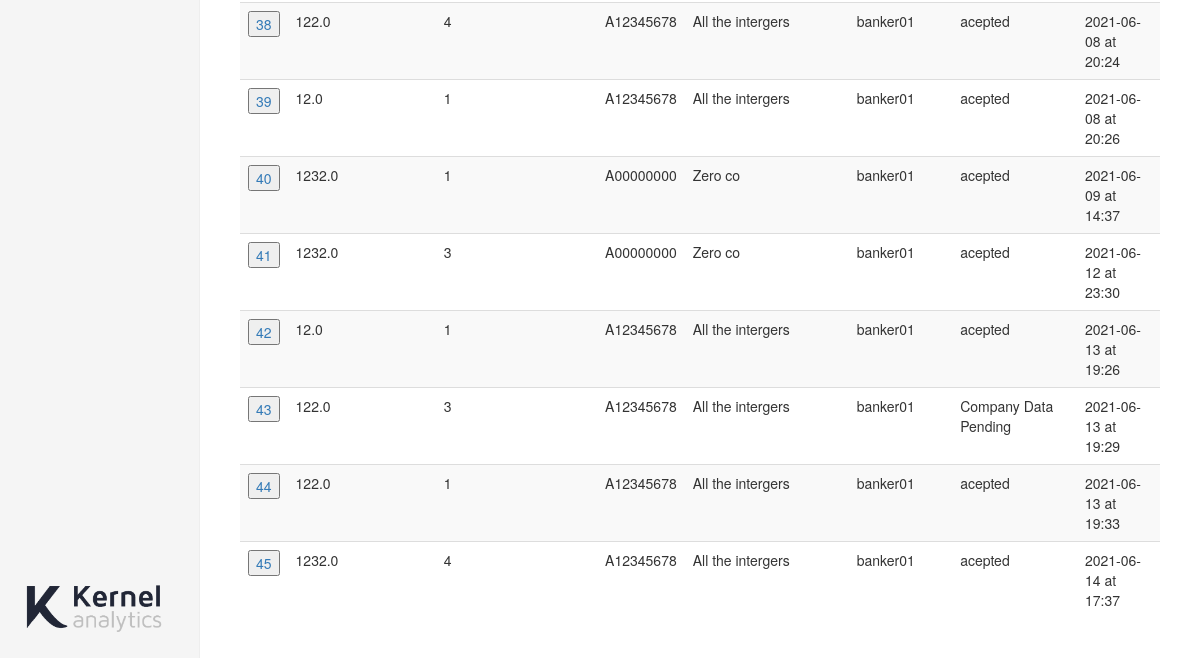
/currents (signed in, lower part), run on an earlier commit of the app's database.
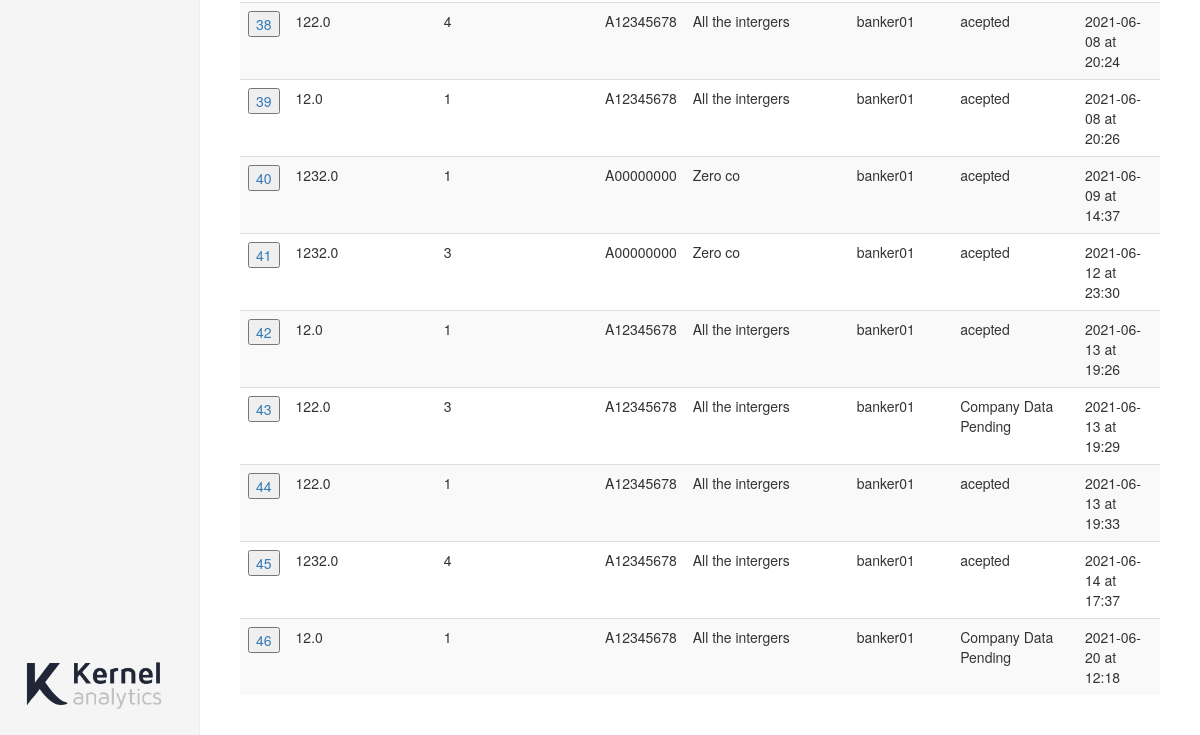
And on a later commit of the database.
### app.py (models this page shows)
class Loan(UserMixin, db.Model):
    id = db.Column(db.Integer, primary_key=True)
    loan_amount = db.Column(db.Float())
    number_of_installments = db.Column(db.Integer())
    username = db.Column(db.String(15))
    nif = db.Column(db.String(9))
    status = db.Column(db.String(15))
    monthly_payment = db.Column(db.Float())
    data_timestamp = db.Column(db.DateTime, default=datetime.utcnow)

class Company(UserMixin, db.Model):
    id = db.Column(db.Integer, primary_key=True)
    nif = db.Column(db.String(9))
    name = db.Column(db.String(50))
    cnae = db.Column(db.String(1))
    p10000 = db.Column(db.Float)
    p20000 = db.Column(db.Float)
    p40100_plus_40500 = db.Column(db.Float)
    p49100_plus_40800 = db.Column(db.Float)
    p31200_plus_32300 = db.Column(db.Float)
    ebitda_income = db.Column(db.Float)
    debt_ebitda = db.Column(db.Float)
    rraa_rrpp = db.Column(db.Float) # Leveraging - External Resources / Own Resources - Recursos Ajenos / recursos propios
    log_operating_income = db.Column(db.Float)
    return_on_assets = db.Column(db.Float)
    prob_default = db.Column(db.Float)
    username = db.Column(db.String(15))
    data_timestamp = db.Column(db.DateTime, default=datetime.utcnow)

### app.py (the view)
@app.route('/currents')
@login_required
def currents():
    order_history = db.session.query(Loan, Company).join(Company, Loan.nif == Company.nif).all()
    return render_template('currents.html', \
                            rows=order_history, \
                            name=current_user.username, \
                            bank_name=bank.name)

### app.py (called while the page is built)
@login_manager.user_loader
def load_user(user_id):
    return User.query.get(int(user_id))

### templates/currents.html (shortened to what this page needs)
{% extends "bootstrap/base.html" %}
{% import "bootstrap/wtf.html" as wtf %}
{% block styles %}
{{super()}}
<link rel="stylesheet" href="{{url_for('.static', filename='dashboard.css')}}">
{% endblock %}
{% block content %}
<div class="container-fluid">
  <div class="row">
    <div class="col-sm-3 col-md-2 sidebar">
      <div style="position: absolute; bottom: 20px;"><img src="{{url_for('.static', filename='ka-complete.png')}}"
          width="150px"></div>
    </div>
    <div class="col-sm-9 col-sm-offset-3 col-md-10 col-md-offset-2 main">
      <div class="table-responsive">
        <table id="myTable" class="table table-striped">
          <tbody>
            {% for row in rows %}
            <tr>
              <td><a>
                  <form action="/loan" method="POST">
                    <input type="submit" value={{ row.Loan.id }}>
                  </form>
                </a></td>
              <td> {{ row.Loan.loan_amount }}</td>
              <td> {{ row.Loan.number_of_installments }} </td>
              <td> {{ row.Loan.nif }} </td>
              <td> {{ row.Company.name }} </td>
              <td> {{ row.Loan.username }} </td>
              <td> {{ row.Loan.status }} </td>
              <td> {{ row.Loan.data_timestamp.strftime('%Y-%m-%d at %H:%M') }} </td>
            </tr>
            {% endfor %}
          </tbody>
        </table>
      </div>
    </div>
  </div>
</div>
{% endblock %}

### static/dashboard.css (style rules this page uses)
body { padding-top: 50px; }
img { padding-top: 10px; }
.sidebar { display: none; }
@media (min-width: 768px) { .sidebar { position: fixed; top: 51px; bottom: 0; left: 0; z-index: 1000; display: block; padding: 20px; overflow-x: hidden; overflow-y: auto; background-color: #f5f5f5; border-right: 1px solid #eee; } }
.main { padding: 20px; }
@media (min-width: 768px) { .main { padding-right: 40px; padding-left: 40px; } }

What changed in the data, as far as the page shows it:
added Loan: Loan.id "46", Loan.loan_amount "12.0", Loan.number_of_installments "1", Loan.nif "A12345678", Company.name "All the intergers", Loan.username "banker01", Loan.status "Company Data Pending", Loan.data_timestamp "2021-06-20 at 12:18"
